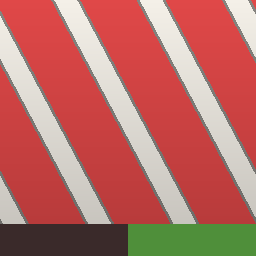
#> input picture blox-game/blender/exports/T_Fruit_BaraBara.png, 256 x 256 px
$ python -i gen_textures.py   (imports and definitions only)
#> lines starting #> are read from the running program, lines starting #| are printed output that depends on the picture
#!/usr/bin/env python3
"""Procedurally generates every texture in Steel Ball Run. Nothing here is traced from the manga.

  * entity/stephen_steel.png, entity/rival/<skin>.png   64x64 player-layout skins
  * item/<item>.png                                      16x16 item icons
  * models/item/<item>.json                              plain generated item models

Run from the mod folder: python3 tools/textures/gen_textures.py   (needs Pillow)
"""
import os
import random
import zlib

from PIL import Image

HERE = os.path.dirname(os.path.abspath(__file__))
ASSETS = os.path.join(HERE, "..", "..", "src", "main", "resources", "assets", "steel_ball_run")
TEX = os.path.join(ASSETS, "textures")

# [1 line not run here, left out]


# ---------------------------------------------------------------------------------------------- skins

# [20 lines left out: functions hat, moustache, not called in this run]


SKINS = {
    # name: (paint spec, extras)
    "stephen_steel": (dict(hair="#d8d4cc", skin="#e8c4a0", top="#2a2a30", sleeves="#2a2a30", collar="#f0f0ea", tie="#7a1a20",
                           pants="#24242a", shoes="#141414", eyes="#3a3a3a"),
                      dict(hat=("#1a1a1e", "#5a1a1a", True), moustache="#d8d4cc")),
    "gyro_zeppeli": (dict(hair="#e8cc68", style="long", skin="#e8c09a", top="#3a5a3a", sleeves="#2e4a2e", belt="#c8a040", pants="#2a3a2a",
                          shoes="#3a2a1a", eyes="#3a6a3a", face=[(11, 15, "#e0c040"), (12, 15, "#e0c040")]),
                     dict(hat=("#3a5a3a", "#d8b040", False))),
    "johnny_joestar": (dict(hair="#d8b878", skin="#f0d0b0", top="#2a3858", sleeves="#2a3858", belt="#c09050", pants="#1e2840",
                            shoes="#2a1a12", eyes="#3a5a8a"),
                       dict(hat=("#e8e4d8", "#2a3858", False))),
    "diego_brando": (dict(hair="#e8d080", skin="#f0d4b4", top="#5a3a6a", sleeves="#4a2e5a", collar="#e8e0d0", pants="#2a1e30",
                          shoes="#141014", eyes="#3a2a5a"),
                     dict(hat=("#4a2e5a", "#c8a040", True))),
    "sandman": (dict(hair="#141012", style="long", skin="#a87050", top="#c8a878", sleeves="#a87050", sash="#8a3a2a", pants="#7a5a3a",
                     shoes="#5a3a22", eyes="#1a1210", bare_arms=True), {}),
    "pocoloco": (dict(hair="#141012", skin="#6a4630", top="#d8c070", sleeves="#d8c070", belt="#6a2a1a", pants="#3a3a5a", shoes="#2a1a12",
                      eyes="#1a1210"),
                 dict(hat=("#c84a2a", "#f0e0a0", False))),
    "hot_pants": (dict(hair="#c0a070", style="long", skin="#f0d0b8", top="#e8e2d0", sleeves="#e8e2d0", belt="#2a2a30", pants="#5a5a68",
                       shoes="#2a2a30", eyes="#4a6a3a"),
                  dict(hat=("#e8e2d0", "#3a3a40", True))),
    "mountain_tim": (dict(hair="#3a2a1a", skin="#e0b890", top="#b07040", sleeves="#9a6038", open_coat="#e8d8b0", belt="#3a2a1a",
                          pants="#4a5a7a", shoes="#3a2a1a", eyes="#3a2a1a"),
                     dict(hat=("#c8a878", "#3a2a1a", True))),
    "generic_0": (dict(hair="#4a3020", top="#8a4a2a", collar="#e0d8c8", pants="#3a3a44", shoes="#2a1a12"), dict(hat=("#5a3a22", None, True))),
    "generic_1": (dict(hair="#1a1612", skin="#c89068", top="#3a5a7a", belt="#5a3a22", pants="#2a3040", shoes="#1a1410"),
                  dict(hat=("#2a2a2a", "#8a2a2a", False))),
    "generic_2": (dict(hair="#8a4a22", style="long", top="#6a3a5a", sleeves="#5a2e4a", pants="#3a2a34", shoes="#2a1a1a", eyes="#3a5a3a"),
                  dict(hat=("#d8c8a8", "#6a3a5a", False))),
    "generic_3": (dict(hair="#e0d0a0", top="#e8e0cc", open_coat="#5a4a3a", pants="#4a4a52", shoes="#2a2420"), dict(hat=("#7a6a5a", None, True))),
}


# [18 lines left out: functions make_skins, icon, not called in this run]


def rect(im, x0, y0, x1, y1, c, noise=0.0, seed=0):
    r = random.Random(seed)
    for y in range(y0, y1):
        for x in range(x0, x1):
            col = shade(rgb(c), 1.0 + r.uniform(-noise, noise)) if noise else rgb(c)
            im.putpixel((x, y), col + (255,))


# [62 lines left out: functions outline, map_of_america, horse_brush, race_number, dollar, prize_cheque, not called in this run]


def trophy(im):
    gold, dark = "#e8c040", "#a07818"
    rect(im, 3, 2, 13, 4, gold)
    rect(im, 4, 4, 12, 8, gold, 0.06, 6)
    rect(im, 6, 8, 10, 10, gold)
    rect(im, 7, 10, 9, 12, gold)
    rect(im, 4, 12, 12, 14, "#6a4a2a")
    im.putpixel((2, 3), rgb(gold) + (255,))
    im.putpixel((2, 4), rgb(gold) + (255,))
    im.putpixel((13, 3), rgb(gold) + (255,))
    im.putpixel((13, 4), rgb(gold) + (255,))
    outline(im, dark)
    im.putpixel((6, 4), rgb("#fff4b0") + (255,))
    im.putpixel((6, 5), rgb("#fff4b0") + (255,))


ITEMS = {
    "map_of_america": map_of_america,
    "horse_brush": horse_brush,
    "race_number": race_number,
    "dollar": dollar,
    "prize_cheque": prize_cheque,
    "trophy": trophy,
}


# [9 lines left out: function make_items, not called in this run]


# [4 lines not run here, left out]

>>> import cv2
>>> picture = cv2.imread('../../../blox-game/blender/exports/T_Fruit_BaraBara.png', cv2.IMREAD_GRAYSCALE)
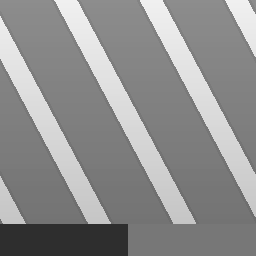
#> picture: shape (256, 256); min 46, max 240, mean 143
>>> result = trophy(picture)
#> (the run stopped early here; a loop or call above may not have finished)
